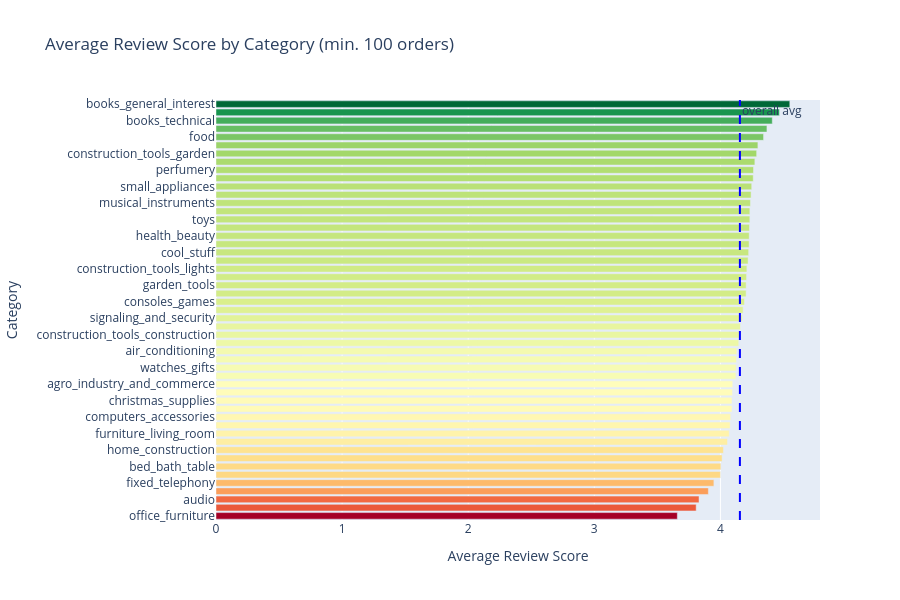

Write notebook code for a chart like this one.
### Markdown cell above
#### 4.1.2 Average review score by category

* Breaking down satisfaction by product category to identify where the variation occurs.
* Categories with fewer than 100 orders excluded.

### Code cell
# Average score and order volume by category
category_scores = df_analysis.groupby('category').agg(
    avg_score=('review_score', 'mean'),
    order_count=('order_id', 'count')
).reset_index()

# Filter to categories with enough volume to be meaningful
category_scores = category_scores[category_scores['order_count'] >= 100]
category_scores = category_scores.sort_values('avg_score', ascending=True)

# Average score and order volume viz
fig = px.bar(
    category_scores,
    x='avg_score',
    y='category',
    orientation='h',
    title='Average Review Score by Category (min. 100 orders)',
    labels={'avg_score': 'Average Review Score', 'category': 'Category'},
    color='avg_score',
    color_continuous_scale='RdYlGn'
)
fig.update_traces(
    hovertemplate="Category: %{y}<br>,Avg Score: %{x:.2f}"
)

fig.update_layout(
    height=600,
    yaxis={'categoryorder': 'total ascending'},
    coloraxis_showscale=False
)
fig.add_vline(x=df_analysis['review_score'].mean(), line_dash='dash', 
              line_color='blue', annotation_text='overall avg')
fig.show()

### Figure 1 — Plotly figure (JSON) as saved in the notebook; plotly's stock layout.template omitted (floating-point values rounded to 4 significant figures)
{"data": [{"hovertemplate": "Category: %{y}<br>,Avg Score: %{x:.2f}", "legendgroup": "", "marker": {"color": [3.658, 3.808, 3.83, 3.904, 3.948, 4.0, 4.003, 4.013, 4.024, 4.056, 4.07, 4.077, 4.081, 4.091, 4.092, 4.096, 4.098, 4.123, 4.125, 4.127, 4.13, 4.145, 4.156, 4.159, 4.172, 4.18, 4.191, 4.204, 4.204, 4.207, 4.21, 4.22, 4.224, 4.227, 4.228, 4.23, 4.233, 4.233, 4.238, 4.243, 4.248, 4.26, 4.262, 4.273, 4.287, 4.297, 4.342, 4.369, 4.411, 4.467, 4.55], "coloraxis": "coloraxis", "pattern": {"shape": ""}}, "name": "", "orientation": "h", "showlegend": false, "textposition": "auto", "type": "bar", "x": [3.658, 3.808, 3.83, 3.904, 3.948, 4.0, 4.003, 4.013, 4.024, 4.056, 4.07, 4.077, 4.081, 4.091, 4.092, 4.096, 4.098, 4.123, 4.125, 4.127, 4.13, 4.145, 4.156, 4.159, 4.172, 4.18, 4.191, 4.204, 4.204, 4.207, 4.21, 4.22, 4.224, 4.227, 4.228, 4.23, 4.233, 4.233, 4.238, 4.243, 4.248, 4.26, 4.262, 4.273, 4.287, 4.297, 4.342, 4.369, 4.411, 4.467, 4.55], "xaxis": "x", "y": ["office_furniture", "fashion_male_clothing", "audio", "home_comfort", "fixed_telephony", "fashion_underwear_beach", "bed_bath_table", "construction_tools_safety", "home_construction", "telephony", "furniture_living_room", "furniture_decor", "computers_accessories", "art", "christmas_supplies", "market_place", "agro_industry_and_commerce", "baby", "watches_gifts", "electronics", "air_conditioning", "home_appliances_2", "construction_tools_construction", "auto", "signaling_and_security", "kitchen_dining_laundry_garden_furniture", "consoles_games", "housewares", "garden_tools", "home_appliances", "construction_tools_lights", "computers", "cool_stuff", "drinks", "health_beauty", "industry_commerce_and_business", "toys", "sports_leisure", "musical_instruments", "fashion_bags_accessories", "small_appliances", "fashion_shoes", "perfumery", "pet_shop", "construction_tools_garden", "stationery", "food", "luggage_accessories", "books_technical", "food_drink", "books_general_interest"], "yaxis": "y"}], "layout": {"annotations": [{"showarrow": false, "text": "overall avg", "x": 4.154, "xanchor": "left", "xref": "x", "y": 1, "yanchor": "top", "yref": "y domain"}], "barmode": "relative", "coloraxis": {"colorbar": {"title": {"text": "Average Review Score"}}, "colorscale": [[0, "rgb(165,0,38)"], [0.1, "rgb(215,48,39)"], [0.2, "rgb(244,109,67)"], [0.3, "rgb(253,174,97)"], [0.4, "rgb(254,224,139)"], [0.5, "rgb(255,255,191)"], [0.6, "rgb(217,239,139)"], [0.7, "rgb(166,217,106)"], [0.8, "rgb(102,189,99)"], [0.9, "rgb(26,152,80)"], [1, "rgb(0,104,55)"]], "showscale": false}, "height": 600, "legend": {"tracegroupgap": 0}, "shapes": [{"line": {"color": "blue", "dash": "dash"}, "type": "line", "x0": 4.154, "x1": 4.154, "xref": "x", "y0": 0, "y1": 1, "yref": "y domain"}], "title": {"text": "Average Review Score by Category (min. 100 orders)"}, "xaxis": {"anchor": "y", "domain": [0, 1], "title": {"text": "Average Review Score"}}, "yaxis": {"anchor": "x", "categoryorder": "total ascending", "domain": [0, 1], "title": {"text": "Category"}}}}
